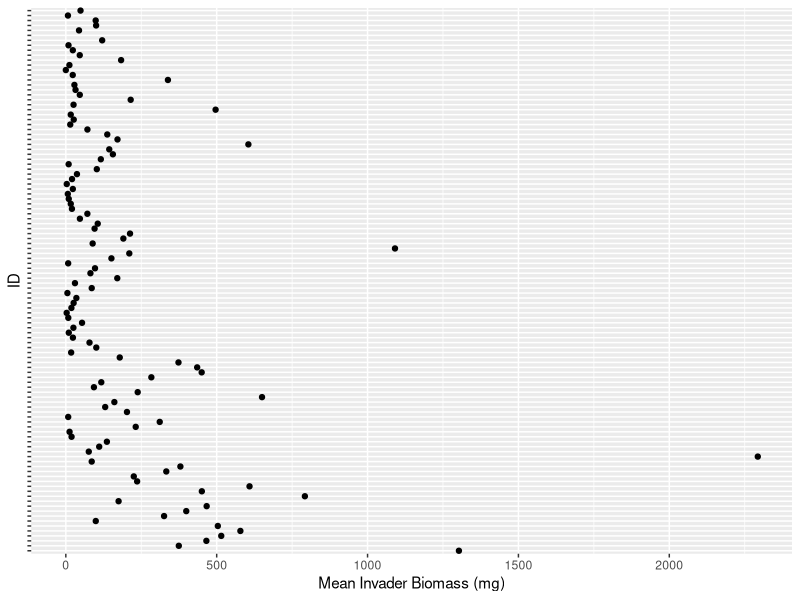
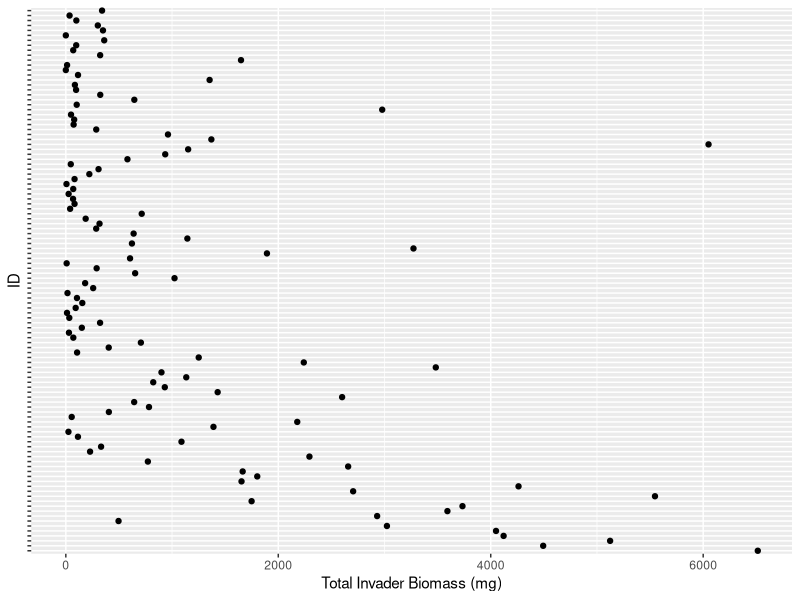
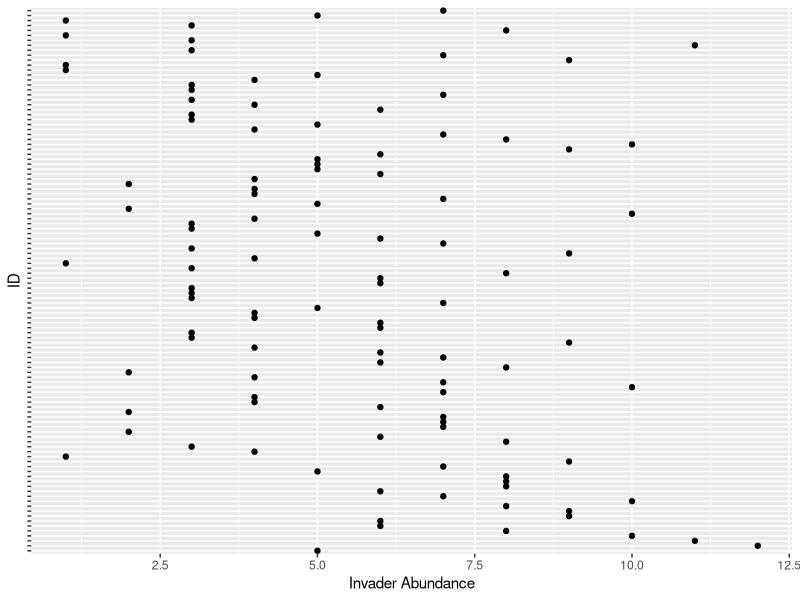
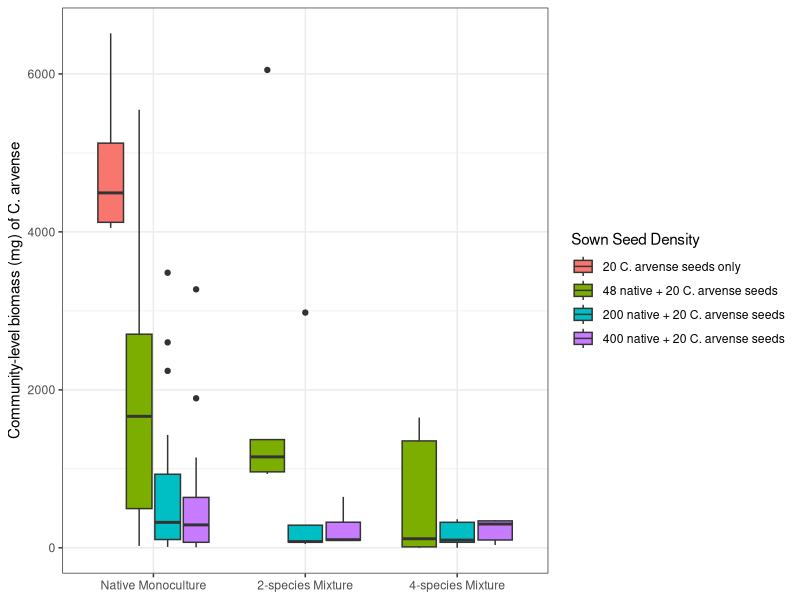
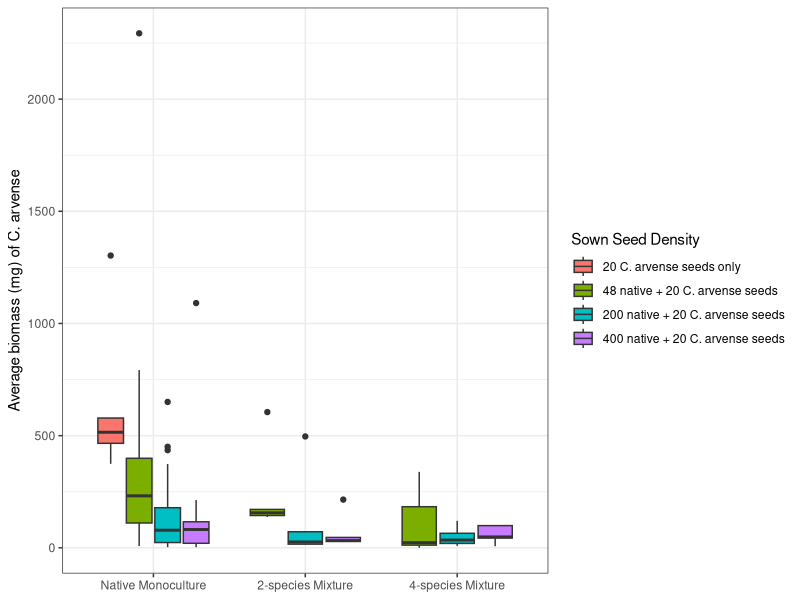
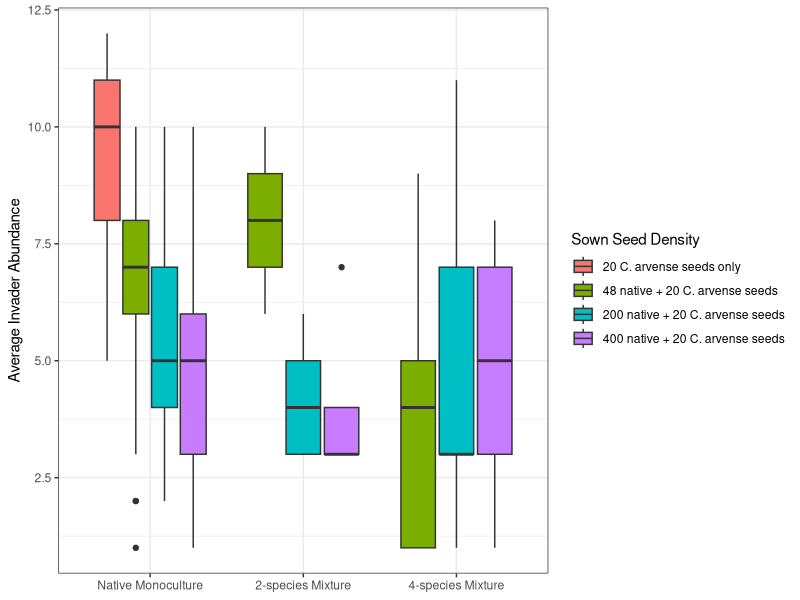
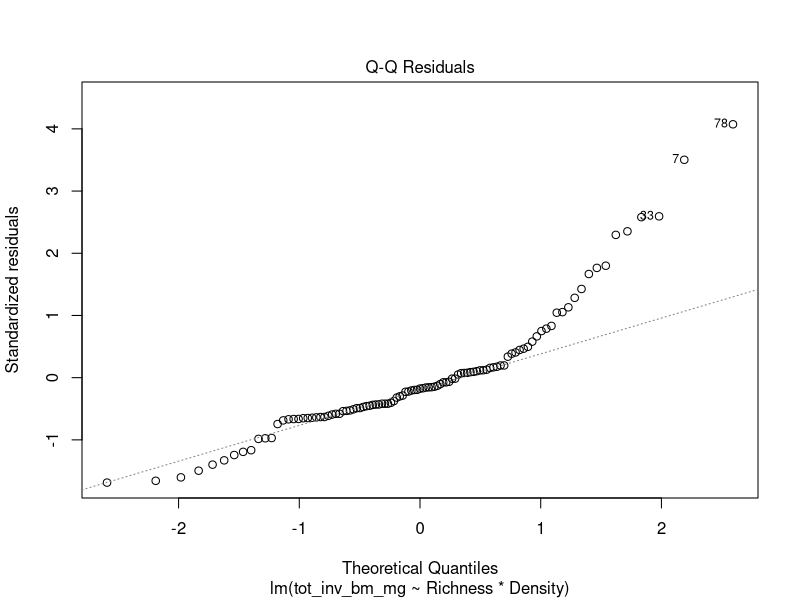
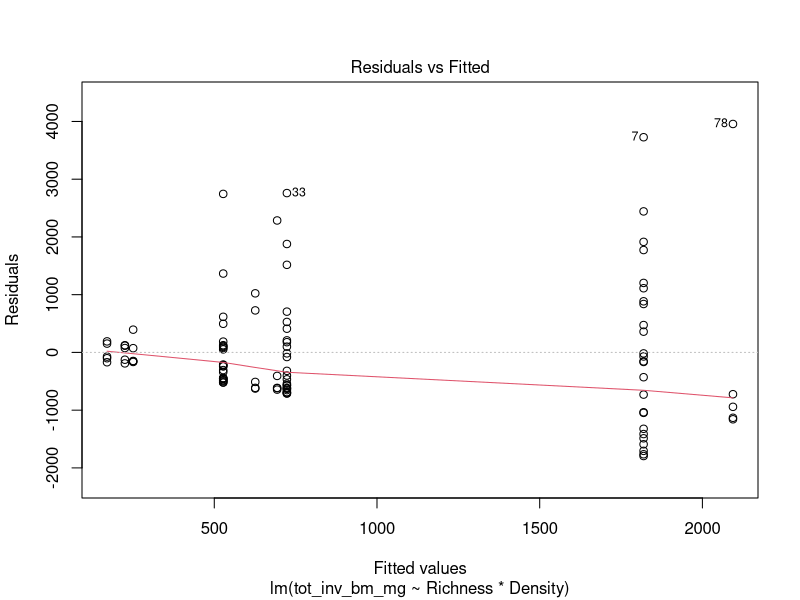

Source code (R) for these figures, in order:
# libraries -----
library(dplyr)    # for manipulating data
library(here)     # for creating relative file paths
library(ggplot2)  # for visualizing data 

# import ----

inv_bm <- read.csv(here("data", "intermediate_data", "invader_biomass.csv"))

# exploratory data analysis -----

## check for sample size of density and richness treatments ----
# to determine type of sum of squares (I, II, or III) required for ANOVA 
inv_bm %>%
  group_by(Richness_ID, Density_ID) %>%
  summarize(
    n_avg_bm = length(na.omit(mean_inv_bm_mg)),
    n_tot_bm = length(na.omit(tot_inv_bm_mg)),
    n_inv_ab = length(na.omit(num_invaders))
  )

## check for outliers -----
# reason: outliers increase the estimate of sample variance
# decreasing the calculated F statistics for ANOVA's
# lowering the chance of rejecting the null hypothesis 
inv_bm %>%
  mutate(ID = paste(Richness_ID, Density_ID, Rep)) %>%
  ggplot(aes(x = mean_inv_bm_mg, y = ID)) + 
  geom_point() +
  labs(
    x = "Mean Invader Biomass (mg)",
    y = "ID"
    ) + 
  theme(axis.text.y = element_blank())
  
inv_bm %>%
  mutate(ID = paste(Richness_ID, Density_ID, Rep)) %>%
  ggplot(aes(x = tot_inv_bm_mg, y = ID)) + 
  geom_point() +
  labs(
    x = "Total Invader Biomass (mg)",
    y = "ID"
  ) + 
  theme(axis.text.y = element_blank())

inv_bm %>%
  mutate(ID = paste(Richness_ID, Density_ID, Rep)) %>%
  ggplot(aes(x = num_invaders, y = ID)) + 
  geom_point() +
  labs(
    x = "Invader Abundance",
    y = "ID"
  ) + 
  theme(axis.text.y = element_blank())

# check box-plots ----
# reason: visualize summary statistics to get a sense of median and spread
# across seeding density and seeding richness treatments
(plot_tot_inv_bm <- inv_bm %>%
   mutate(
     Density_ID = case_when(
       Density_ID == "-"  ~ "20 C. arvense seeds only",
       Density_ID == "D1" ~ "48 native + 20 C. arvense seeds",
       Density_ID == "D2" ~ "200 native + 20 C. arvense seeds", 
       Density_ID == "D3" ~ "400 native + 20 C. arvense seeds") %>%
       factor(levels = c(
         "20 C. arvense seeds only", 
         "48 native + 20 C. arvense seeds", 
         "200 native + 20 C. arvense seeds", 
         "400 native + 20 C. arvense seeds")
       )
   ) %>%
   
   mutate(
     Richness_ID = case_when(
       Density_ID  == "20 invasive seeds"  ~ "Invasive-Only", 
       Richness_ID == "M1" ~ "Native Monoculture", 
       Richness_ID == "M2" ~ "2-species Mixture", 
       Richness_ID == "M4" ~ "4-species Mixture", 
       TRUE ~ Richness_ID
     ), 
     
     Richness_ID = factor(Richness_ID, levels = c(
       "Invasive-Only", 
       "Native Monoculture", 
       "2-species Mixture", 
       "4-species Mixture")
     )
   ) %>%
   ggplot(aes(x = Richness_ID, y = tot_inv_bm_mg)) +
   geom_boxplot(
     aes(fill = Density_ID), 
     position = "dodge2"
   ) + 
   labs(
     fill = "Sown Seed Density", 
     x = NULL, 
     y = "Community-level biomass (mg) of C. arvense"
   ) + 
   theme_bw()
)

(plot_avg_inv_bm <- inv_bm %>%
    mutate(
      Density_ID = case_when(
        Density_ID == "-"  ~ "20 C. arvense seeds only",
        Density_ID == "D1" ~ "48 native + 20 C. arvense seeds",
        Density_ID == "D2" ~ "200 native + 20 C. arvense seeds", 
        Density_ID == "D3" ~ "400 native + 20 C. arvense seeds") %>%
        factor(levels = c(
          "20 C. arvense seeds only", 
          "48 native + 20 C. arvense seeds", 
          "200 native + 20 C. arvense seeds", 
          "400 native + 20 C. arvense seeds")
        )
    ) %>%
    
    mutate(
      Richness_ID = case_when(
        Density_ID  == "20 invasive seeds"  ~ "Invasive-Only", 
        Richness_ID == "M1" ~ "Native Monoculture", 
        Richness_ID == "M2" ~ "2-species Mixture", 
        Richness_ID == "M4" ~ "4-species Mixture", 
        TRUE ~ Richness_ID
      ), 
      
      Richness_ID = factor(Richness_ID, levels = c(
        "Invasive-Only", 
        "Native Monoculture", 
        "2-species Mixture", 
        "4-species Mixture")
      )
    ) %>%
    ggplot(aes(x = Richness_ID, y = mean_inv_bm_mg)) +
    geom_boxplot(
      aes(fill = Density_ID), 
      position = "dodge2"
    ) + 
    labs(
      fill = "Sown Seed Density", 
      x = NULL, 
      y = "Average biomass (mg) of C. arvense"
    ) + 
    theme_bw()
)

(plot_ab_inv_bm <- inv_bm %>%
    mutate(
      Density_ID = case_when(
        Density_ID == "-"  ~ "20 C. arvense seeds only",
        Density_ID == "D1" ~ "48 native + 20 C. arvense seeds",
        Density_ID == "D2" ~ "200 native + 20 C. arvense seeds", 
        Density_ID == "D3" ~ "400 native + 20 C. arvense seeds") %>%
        factor(levels = c(
          "20 C. arvense seeds only", 
          "48 native + 20 C. arvense seeds", 
          "200 native + 20 C. arvense seeds", 
          "400 native + 20 C. arvense seeds")
        )
    ) %>%
    
    mutate(
      Richness_ID = case_when(
        Density_ID  == "20 invasive seeds"  ~ "Invasive-Only", 
        Richness_ID == "M1" ~ "Native Monoculture", 
        Richness_ID == "M2" ~ "2-species Mixture", 
        Richness_ID == "M4" ~ "4-species Mixture", 
        TRUE ~ Richness_ID
      ), 
      
      Richness_ID = factor(Richness_ID, levels = c(
        "Invasive-Only", 
        "Native Monoculture", 
        "2-species Mixture", 
        "4-species Mixture")
      )
    ) %>%
    ggplot(aes(x = Richness_ID, y = num_invaders)) +
    geom_boxplot(
      aes(fill = Density_ID), 
      position = "dodge2"
    ) + 
    labs(
      fill = "Sown Seed Density", 
      x = NULL, 
      y = "Average Invader Abundance"
    ) + 
    theme_bw()
)

# statistical analyses ----

# change the values for invader monocultures
# so that you can compare native monocultures + mixtures for the ANOVAs
inv_bm_tidy <- inv_bm %>%
  
  mutate(
    Density_ID = case_when(
      Density_ID == "-" ~ "D0", 
      TRUE ~ Density_ID),
    
    Richness_ID = case_when(
      Richness_ID == "M1" & Density_ID == "D0" ~ "Inv", 
      TRUE ~ Richness_ID)
    ) %>%

  mutate(
    Richness_ID = factor(
      Richness_ID, 
      levels = c("Inv", "M1", "M2", "M4")),
    
    Density_ID = factor(
      Density_ID, 
      levels = c("D0", "D1", "D2", "D3")
    )
  ) %>%
  
  rename(
    Density = Density_ID, 
    Richness = Richness_ID
  )

## total community-level biomass ----
lm_tot_inv_bm1 <- lm(
  tot_inv_bm_mg ~ Richness*Density, 
  data = inv_bm_tidy)

# check which regression coefficients are due to singularities
# check for highly collinear terms 
summary(lm_tot_inv_bm1)
alias(lm_tot_inv_bm1) # look for complete aliasing

# drop invader monocultures to avoid aliased coefficients
inv_bm_minus_d0 <- inv_bm_tidy %>%
  mutate(Density = as.character(Density)) %>%
  dplyr::filter(Density %in% c("D1", "D2", "D3")) 

lm_tot_inv_bm2 <- lm(
  tot_inv_bm_mg ~ Richness*Density, 
  data = inv_bm_minus_d0
  )

# check assumptions for two-way ANOVA
plot(lm_tot_inv_bm2, 2) # normality of residuals
plot(lm_tot_inv_bm2, 1) # homogeneity of variance
plot(lm_tot_inv_bm2, 4) # influential outliers

# refit model to stabilize variance
# using a log (x+1) transformation
inv_bm_minus_d0 <- mutate(inv_bm_minus_d0, 
  log_tot_inv_bm = log(tot_inv_bm_mg + 1)
  ) 

lm_tot_inv_bm3 <- lm(
  log_tot_inv_bm ~ Richness*Density, 
  data = inv_bm_minus_d0
)

# double-check assumptions for two-way ANOVA
plot(lm_tot_inv_bm3, 2) # normality of residuals
plot(lm_tot_inv_bm3, 1) # homogeneity of variance
plot(lm_tot_inv_bm3, 4) # influential outliers

# run a type II ANOVA to account for unbalanced sample designs
aov_t2_inv_bm <- car::Anova(lm_tot_inv_bm3, type = 2)

